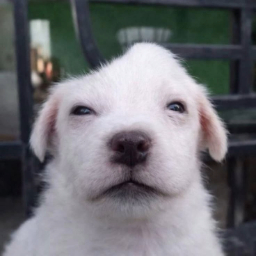
#> input picture frontend/assets/images/perfiles/perfil_1.png, 256 x 256 px
$ python make_notif_icon.py assets/images/perfiles/perfil_1.png
#> lines starting #> are read from the running program, lines starting #| are printed output that depends on the picture
from PIL import Image
import os, sys

src = sys.argv[1]
img = Image.open(src).convert("RGBA")
alpha = img.split()[3]
#> alpha: PIL image 256x256 L; every value is 255

if alpha.getextrema()[0] == 255:
    gray = img.convert("L")
    alpha = gray.point(lambda v: 255 - v)
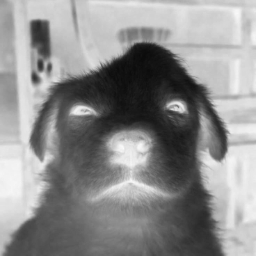
#> alpha: PIL image 256x256 L; min 11, max 250, mean 141.8

side = max(img.size)
#> side = 256
canvas = Image.new("L", (side, side), 0)
#> canvas: PIL image 256x256 L; every value is 0
canvas.paste(alpha, ((side - img.width) // 2, (side - img.height) // 2))

sizes = {"mdpi": 24, "hdpi": 36, "xhdpi": 48, "xxhdpi": 72, "xxxhdpi": 96}
base = "android/app/src/main/res"

for density, px in sizes.items():
    folder = os.path.join(base, f"drawable-{density}")
    os.makedirs(folder, exist_ok=True)
    mask = canvas.resize((px, px), Image.LANCZOS)
    out = Image.new("RGBA", (px, px), (255, 255, 255, 0))
    out.putalpha(mask)
    white = Image.new("RGBA", (px, px), (255, 255, 255, 255))
    white.putalpha(mask)
    white.save(os.path.join(folder, "ic_notification.png"))
    print("creado", folder)
#> this loop made 5 passes
#> pass 1, `mask = canvas.resize((px, px), Image.LANCZOS)`:
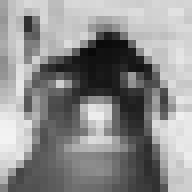
#> mask: PIL image 24x24 L (shown 8 times larger); min 9, max 243, mean 141.7
#> after the loop:
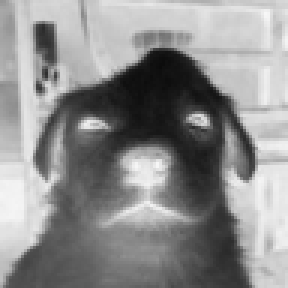
#> mask: PIL image 96x96 L (shown 3 times larger); min 11, max 247, mean 141.8

$ run again, on frontend/assets/images/perfiles/perfil_2.png
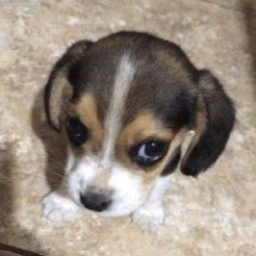
#> input picture frontend/assets/images/perfiles/perfil_2.png, 256 x 256 px
#> `gray = img.convert("L")`:
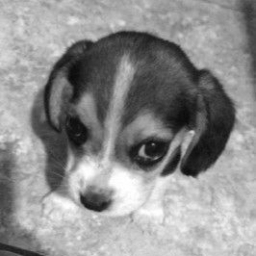
#> gray: PIL image 256x256 L; min 9, max 255, mean 142.3
#> canvas: PIL image 256x256 L; every value is 0
#> after the loop `for density, px in sizes.items():`:
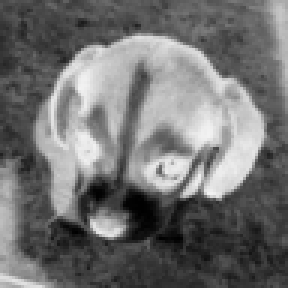
#> mask: PIL image 96x96 L (shown 3 times larger); min 0, max 242, mean 112.7

$ run again, on frontend/assets/images/perfiles/perfil_3.png
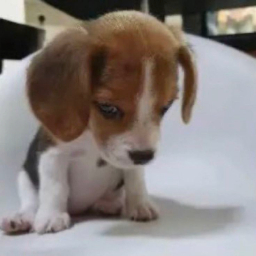
#> input picture frontend/assets/images/perfiles/perfil_3.png, 256 x 256 px
#> `gray = img.convert("L")`:
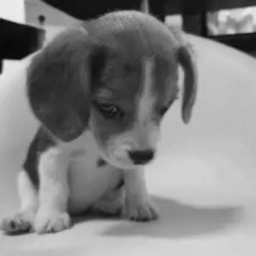
#> gray: PIL image 256x256 L; min 8, max 237, mean 131.3
#> canvas: PIL image 256x256 L; every value is 0
#> after the loop `for density, px in sizes.items():`:
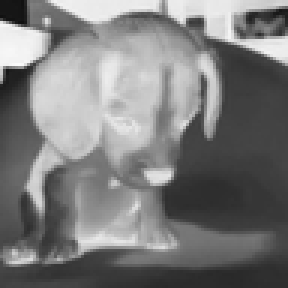
#> mask: PIL image 96x96 L (shown 3 times larger); min 16, max 251, mean 123.7

$ run again, on frontend/assets/images/perfiles/perfil_4.png
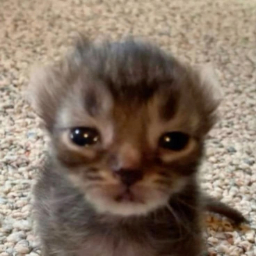
#> input picture frontend/assets/images/perfiles/perfil_4.png, 256 x 256 px
#> `gray = img.convert("L")`:
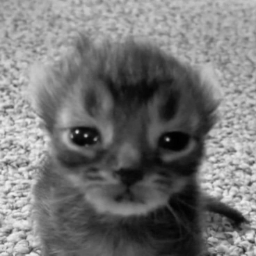
#> gray: PIL image 256x256 L; min 0, max 239, mean 117.7
#> canvas: PIL image 256x256 L; every value is 0
#> after the loop `for density, px in sizes.items():`:
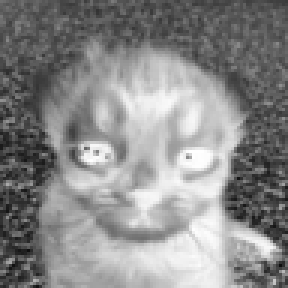
#> mask: PIL image 96x96 L (shown 3 times larger); min 14, max 255, mean 137.3
